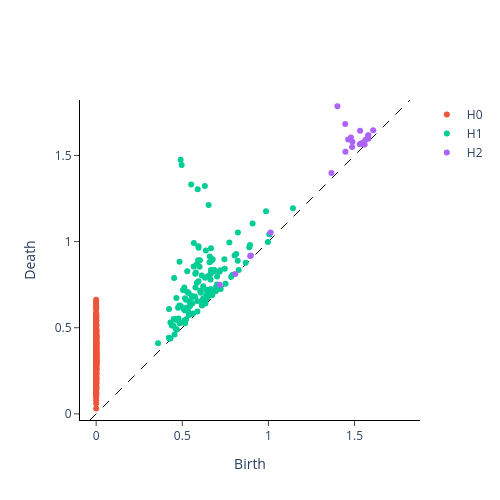

Notebook code for this chart:
### Code cell
VR_PD.plot(pd2) #diagram for shape 2

### Figure 1 — Plotly figure (JSON) as saved in the notebook; plotly's stock layout.template omitted (floating-point values rounded to 4 significant figures; data arrays with more than 128 entries replaced by an {"elided": "..."} marker saying what was removed)
{"data": [{"hoverinfo": "none", "line": {"color": "black", "dash": "dash", "width": 1}, "mode": "lines", "showlegend": false, "type": "scatter", "x": [-0.03572, 1.822], "y": [-0.03572, 1.822]}, {"hoverinfo": "text", "hovertext": {"elided": "399 str values"}, "mode": "markers", "name": "H0", "type": "scatter", "x": {"elided": "399 float values"}, "y": {"elided": "399 float values"}}, {"hoverinfo": "text", "hovertext": {"elided": "135 str values"}, "mode": "markers", "name": "H1", "type": "scatter", "x": {"elided": "135 float values"}, "y": {"elided": "135 float values"}}, {"hoverinfo": "text", "hovertext": ["(1.6082935333251953, 1.6467384099960327)", "(1.5810060501098633, 1.6154091358184814)", "(1.579490303993225, 1.596732258796692)", "(1.5786701440811157, 1.6177035570144653)", "(1.5622270107269287, 1.589685082435608)", "(1.5578906536102295, 1.5639550685882568)", "(1.5566905736923218, 1.565629482269287)", "(1.5458377599716187, 1.5717098712921143)", "(1.5385161638259888, 1.5689648389816284)", "(1.5321354866027832, 1.6433554887771606)", "(1.5303319692611694, 1.5649738311767578)", "(1.4878637790679932, 1.5789271593093872)", "(1.485591173171997, 1.5484576225280762)", "(1.4788717031478882, 1.6040457487106323)", "(1.4631507396697998, 1.5929791927337646)", "(1.4470323324203491, 1.5219640731811523)", "(1.4457207918167114, 1.6825196743011475)", "(1.4005237817764282, 1.7861967086791992)", "(1.3658040761947632, 1.3980507850646973)", "(1.0129858255386353, 1.0525779724121094)", "(0.8984120488166809, 0.9190188646316528)", "(0.8940573334693909, 0.9163071513175964)", "(0.8081634640693665, 0.8116421103477478)", "(0.7173731923103333, 0.7496316432952881)"], "mode": "markers", "name": "H2", "type": "scatter", "x": [1.608, 1.581, 1.579, 1.579, 1.562, 1.558, 1.557, 1.546, 1.539, 1.532, 1.53, 1.488, 1.486, 1.479, 1.463, 1.447, 1.446, 1.401, 1.366, 1.013, 0.8984, 0.8941, 0.8082, 0.7174], "y": [1.647, 1.615, 1.597, 1.618, 1.59, 1.564, 1.566, 1.572, 1.569, 1.643, 1.565, 1.579, 1.548, 1.604, 1.593, 1.522, 1.683, 1.786, 1.398, 1.053, 0.919, 0.9163, 0.8116, 0.7496]}], "layout": {"height": 500, "plot_bgcolor": "white", "width": 500, "xaxis": {"autorange": false, "exponentformat": "e", "linecolor": "black", "linewidth": 1, "mirror": false, "range": [-0.03572, 1.822], "showexponent": "all", "showline": true, "side": "bottom", "ticks": "outside", "title": {"text": "Birth"}, "type": "linear", "zeroline": true}, "yaxis": {"autorange": false, "exponentformat": "e", "linecolor": "black", "linewidth": 1, "mirror": false, "range": [-0.03572, 1.822], "scaleanchor": "x", "scaleratio": 1, "showexponent": "all", "showline": true, "side": "left", "ticks": "outside", "title": {"text": "Death"}, "type": "linear", "zeroline": true}}}
